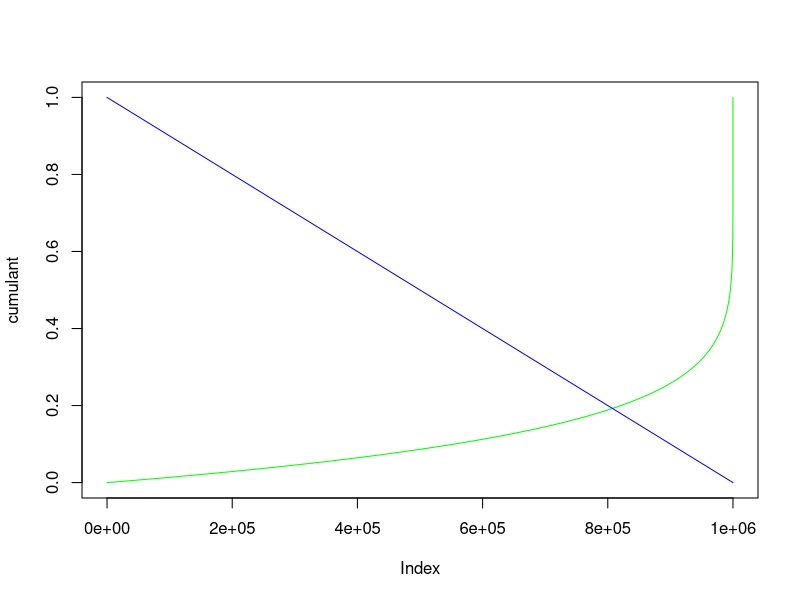

Reproduce this figure in R.
## ---- chunk 1
pareto_pops <- function(n) {
  quantiles <- seq(0, 1, 1 / n)[1:n]
  sort(VGAM::qpareto(quantiles, scale = 1, shape = log(5, 4)))
}

pops <- pareto_pops(10^2)
pops <- sort(VGAM::rpareto(10^6, scale = 1, shape = log(5, 4)))
cumulant <- cumsum(pops) / sum(pops)
inverse <- c(length(pops):1) / length(pops)
plot(cumulant, type = "l", col = "green")
lines(inverse, col = "blue")
